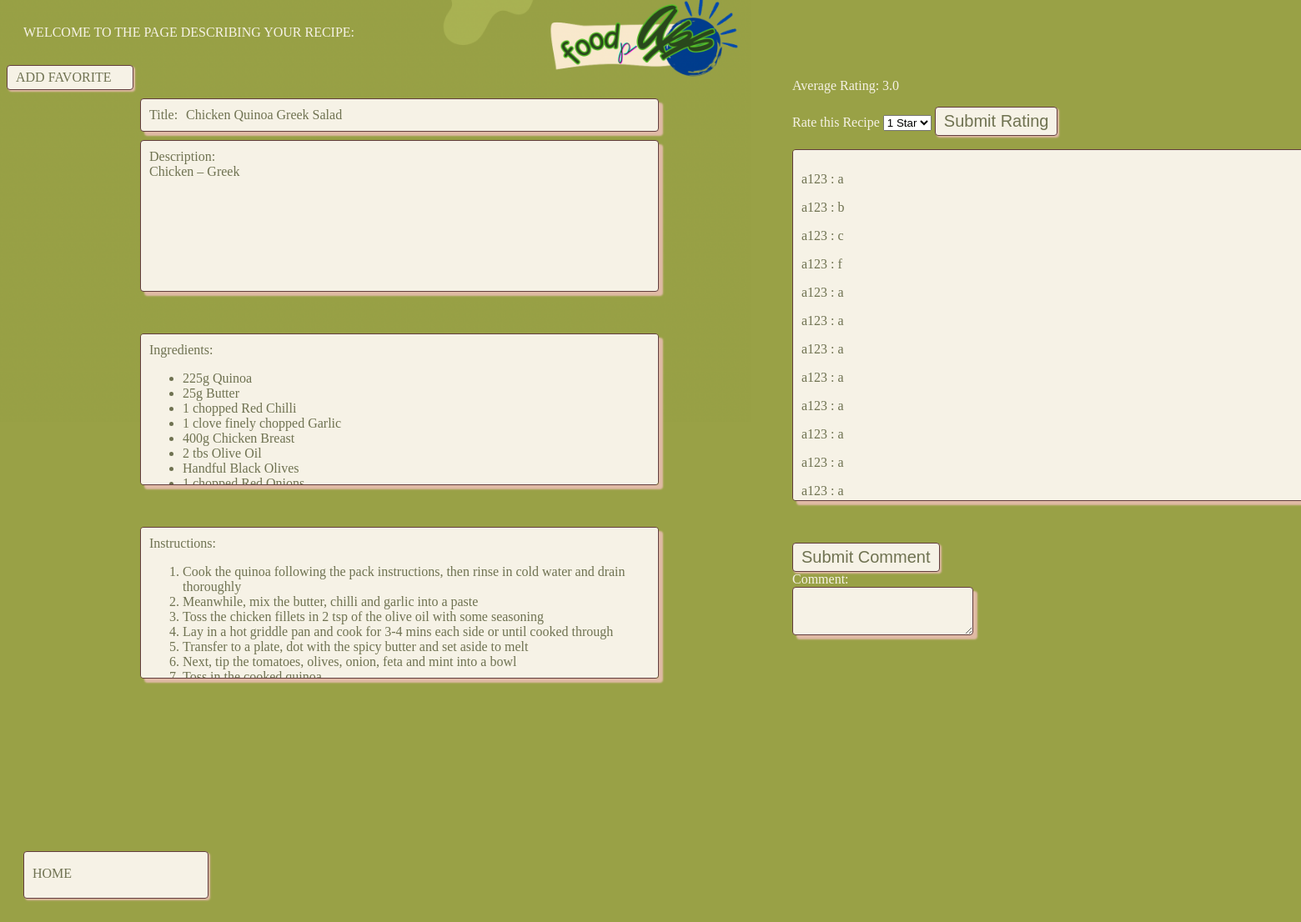
The page /home/myrecipes/mysinglerecipeview/1 (signed in) on the database its author committed.
### app/models.py (models this page shows, shortened)
class Recipe(db.Model):
    id = db.Column(db.Integer, primary_key=True)  # Primary key for recipe ID
    title = db.Column(db.String(80))  # Column for recipe title with a max length of 80 characters
    description = db.Column(db.Text, nullable=False)  # Column for recipe description (non-nullable)
    ingredients = db.Column(db.Text, nullable=False)
    instructions = db.Column(db.Text, nullable=False)
    comment_ids = db.Column(db.String, default="")
    created = db.Column(db.DateTime, default=datetime.now())  # Timestamp for when the recipe is created
    user_id = db.Column(db.Integer, db.ForeignKey('user.id'))  # Foreign key to associate with a User
    created = db.Column(db.DateTime, default=datetime.now())
    ratings = db.Column(db.String, default="")                 # String formatted as "UserID Rating UserID Rating ..."
    num_of_rating = db.Column(db.Integer, default=0)
    total_rating = db.Column(db.Integer, default=0)
    tags = db.Column(db.JSON, default={})
    def average_rating(self):
        if self.num_of_rating:
            return self.total_rating/self.num_of_rating
    def get_comment_ids_list(self):
        return self.comment_ids.split()
    def get_comment_list(self):
        comment_list = []
        for comment_id in self.get_comment_ids_list():
            comment = Comment.query.get(comment_id)  # gets the comment object
            content = comment.comment  # gets the content of the comment
            user = User.query.get(comment.user_id)  # gets the user object
            username = user.username  # gets the username of the user
            comment_list.append(f"{username} : {content}")  # comment format
        return comment_list
    def format_ingredients(self, unformatted_list):
        if not unformatted_list:  # Check if the list is empty
            return []
        return [element.strip() for element in unformatted_list.split('\n')]  # Split by newline and strip extra spaces
    def format_instructions(self, unformatted_list):
        if not unformatted_list:  # Check if the list is empty
            return []
        return [element.strip() for element in unformatted_list.split('.')]  # Split by dot and strip extra spaces

### app/routes.py (the view, shortened to what this page needs)
@myapp_obj.route("/home/myrecipes/mysinglerecipeview/<int:num>", methods=['GET', 'POST'])
@login_required  # Ensure the user is logged in before accessing this route
def mysinglerecipeview(num):
    recipe = Recipe.query.get(num)  # Fetch the recipe by its ID
    if recipe is None:  # If the recipe does not exist
        flash("Recipe not found.", "danger")  # Show a flash message
        return redirect("/home/myrecipes")  # Redirect to the recipes page
    comment_form = CommentForm()
    rating_form = RatingForm()
    if rating_form.validate_on_submit():
        recipe.rate_recipe(current_user.id, rating_form.rating.data)
    formatted_ingredients = recipe.format_ingredients(recipe.ingredients)
    formatted_instructions = recipe.format_instructions(recipe.instructions)
    show_buttons = (current_user.is_authenticated and recipe.user_id == current_user.id)
    check_favorite = (recipe in current_user.favorite_recipes.all() )
    comment_list = recipe.get_comment_list()
    return render_template("mysinglerecipeview.html", title = "My Recipe", pageClass = "mysinglerecipeview",
                           ingredients=formatted_ingredients, instructions=formatted_instructions, recipe = recipe, show_buttons = show_buttons,
                           comment_form = comment_form, comment_list = comment_list, rating_form = rating_form, check_favorite = check_favorite)  # Render home.html

### app/forms.py
class CommentForm(FlaskForm):
    comment = TextAreaField("Comment", validators=[validators.DataRequired()])
    submit_comment =  SubmitField("Submit Comment")

class RatingForm(FlaskForm):
    rating = SelectField("Rate this Recipe", choices=[(1,"1 Star"), (2,"2 Star"), (3,"3 Star"), (4,"4 Star"), (5,"5 Star")], validators=[validators.DataRequired()])
    submit_rating = SubmitField("Submit Rating")

### app/__init__.py (called while the page is built)
@login.user_loader
def load_user(id):
    return User.query.get(int(id))  # Fetch the user by ID from the database

### app/templates/mysinglerecipeview.html (shortened to what this page needs)
{% extends "base.html" %}
{% block content %}
<div class = "welcome-text"> WELCOME TO THE PAGE DESCRIBING YOUR RECIPE: </div>
	<div class = "container">
		<div class = "left">
			<div class = "links">
				{% if not show_buttons and not check_favorite%}
				  <a href="{{ url_for('add_favorite', recipe_id = recipe.id) }}">
				 	<div class = "button">  ADD FAVORITE </div>
				  </a>
		 		{% endif %}
			</div>
			 <div class = "recipe-content">
				<div class="title field">
					<div class="display-label">Title:</div>
					<div class="display-content">{{ recipe.title }}</div>
				</div>
				<div class="area field">
					<div class="display-label">Description:</div>
					<div class="display-content">{{ recipe.description}}</div>
				</div>
				  <div class="area field">
					  <div class="display-label">Ingredients:</div>
					  <div class="display-content">
						<ul>
							{% for ingredient in ingredients %}
								{% if ingredient != ''%}
									<li>{{ingredient}}</li>
								{% endif %}
							{% endfor %}
						</ul>
					</div>
				  </div>
				  <div class="area field">
					  <div class="display-label">Instructions:</div>
					  <div class="display-content">
						<ol>
							{% for step in instructions %}
								{% if step != ''%}
									<li>{{step}}</li>
								{% endif %}
							{% endfor %}
						</ol>
					  </div>
					</div>
			</div>
		</div>
	<div class = "farright">
		<p>Average Rating: {{ recipe.average_rating() }}</p>
		<form action="" method="POST" novalidate>
			{{ rating_form.rating.label }} {{ rating_form.rating()}}
			{{ rating_form.submit_rating() }}
		</form>
		<div class="area field" style="height:400">
			{% for comment in comment_list %}
				<p>{{ comment }}</p>
			{% endfor %}
		</div>
		<form action="" method="POST" novalidate>
		{{ comment_form.submit_comment() }}
			 <div class="form-field">
					<div class="input-text">{{comment_form.comment.label}}:</div>
					{{ comment_form.comment(class="form-control field", id="comment") }}
			 </div>
		</form>
	</div>
</div>
	<a href = "{{url_for('home')}}" id = "home">
		<div class = "button home-button"> HOME </div>
	</a>
{% endblock %}

### app/static/styles.css (style rules this page uses)
a { text-decoration: none; }
.welcome-text { color: #f6f2e6; margin: 30px 20px; }
div.button.home-button { position: absolute; left: 28px; bottom: 30px; width: 200px; height: 33px; margin-bottom: 20px; padding-top: 17px; }

### rows shown on the page
Recipe: title "Chicken Quinoa Greek Salad", description "Chicken – Greek", average_rating "3.0"

### other values the page prints
{{ ingredient }} "225g Quinoa" "25g Butter" "1 chopped Red Chilli" "1 clove finely chopped Garlic" "400g Chicken Breast" "2 tbs Olive Oil" "Handful Black Olives"
{{ step }} "Cook the quinoa following the pack instructions, then rinse in cold water and drain thoroughly" "Meanwhile, mix the butter, chilli and garlic into a paste" "Toss the chicken fillets in 2 tsp of the olive oil with some seasoning" "Lay in a hot griddle pan and cook for 3-4 mins each side or until cooked through" "Transfer to a plate, dot with the spicy butter and set aside to melt" "Next, tip the tomatoes, olives, onion, feta and mint into a bowl"
{{ rating_form.rating.label }} "Rate this Recipe"
{{ comment }} "a123 : a" "a123 : b" "a123 : c" "a123 : f" "a123 : a" "a123 : a" "a123 : a" "a123 : a" "a123 : a" "a123 : a" "a123 : a" "a123 : a"
{{ comment_form.comment.label }} "Comment"
